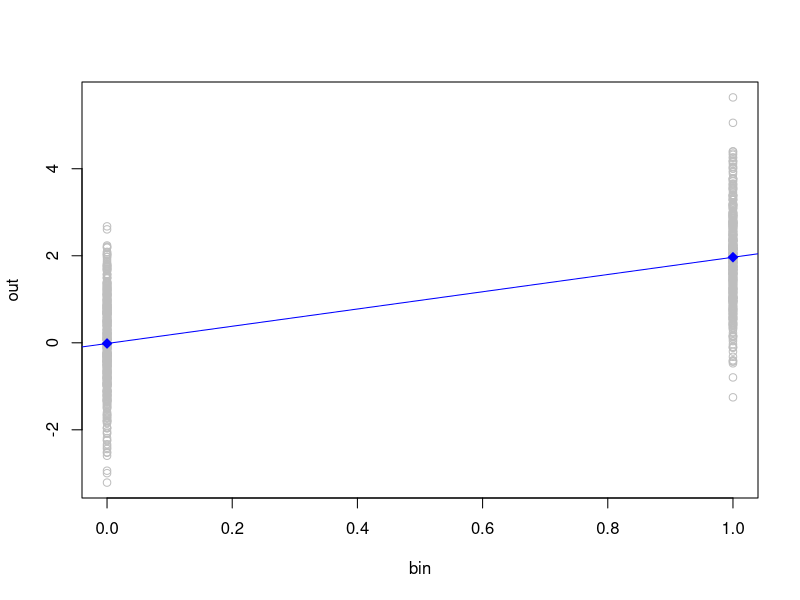
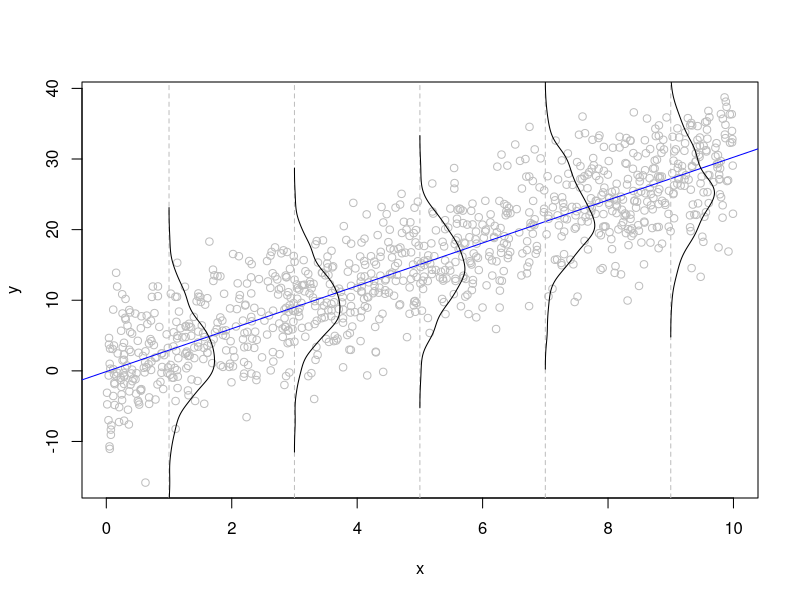

Reproduce these figures in R, in order.
#' # Bivariate Regression #
#'
#' ## Regression on a binary covariate ##
#' The easiest way to understand bivariate regression is to view it as equivalent to a two-sample t-test.
#' Imagine we have a binary variable (like male/female or treatment/control):
set.seed(1)
bin <- rbinom(1000,1,.5)
#' Then we have an outcome that is influenced by that group:
out <- 2*bin + rnorm(1000)
#' We can use `by` to calculate the treatment group means:
by(out, bin, mean)
#' This translates to a difference of:
diff(by(out, bin, mean))
#' A two-sample t-test shows us whether there is a significant difference between the two groups:
t.test(out~bin)
#' If we run a linear regression, we find that the mean-difference is the same as the regression slope:
lm(out~bin)
#' And t-statistic (and its significance) for the regression slope matches that from the t.test:
summary(lm(out~bin))$coef[2,]
#' It becomes quite easy to see this visually in a plot of the regression:
plot(out~bin, col='gray')
points(0:1,by(out,bin,mean),col='blue',bg='blue',pch=23)
abline(coef(lm(out~bin)), col='blue')
#'
#'
#' ## Regression on a continuous covariate ##
#'
x <- runif(1000,0,10)
y <- 3*x + rnorm(1000,0,5)
#'
x1 <- ifelse(x<2,1,ifelse(x >=2 & x<4,2,ifelse(x >=4 & x<6,3,ifelse(x >=6 & x<8,4,ifelse(x >=8 & x<10,5,NA)))))
d1 <- density(y[x1==1])
d2 <- density(y[x1==2])
d3 <- density(y[x1==3])
d4 <- density(y[x1==4])
d5 <- density(y[x1==5])
#'
plot(x,y, col='gray')
abline(coef(lm(y~x)), col='blue')
abline(v=c(1,3,5,7,9), col='gray', lty=2)
points(1+d1$y*10, d1$x, type='l', col='black')
points(3+d1$y*10, d2$x, type='l', col='black')
points(5+d2$y*10, d3$x, type='l', col='black')
points(7+d3$y*10, d4$x, type='l', col='black')
points(9+d4$y*10, d5$x, type='l', col='black')

#'
#' ## Regression on a discrete covariate ##
#' as factor



#' ##Variable transformations ##

#'
